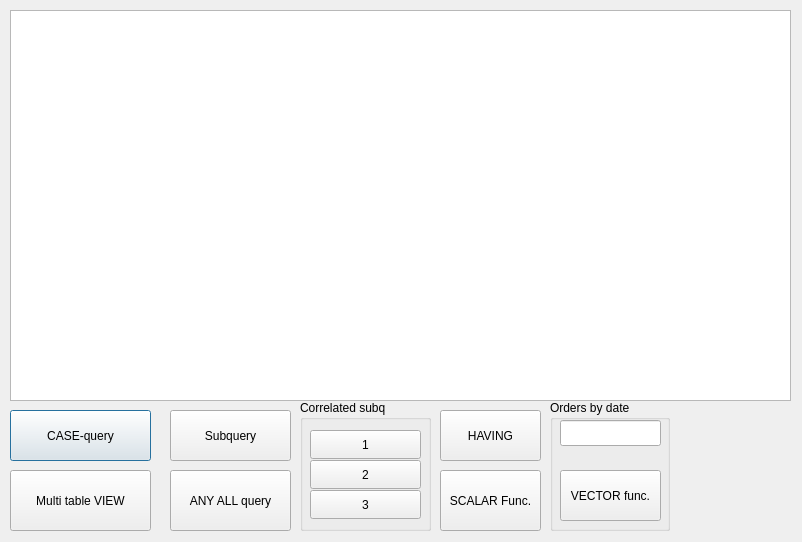
<?xml version="1.0" encoding="UTF-8"?>
<ui version="4.0">
 <class>QueryWindow</class>
 <widget class="QDialog" name="QueryWindow">
  <property name="geometry">
   <rect>
    <x>0</x>
    <y>0</y>
    <width>802</width>
    <height>542</height>
   </rect>
  </property>
  <property name="windowTitle">
   <string>Dialog</string>
  </property>
  <widget class="QTableView" name="tableView">
   <property name="geometry">
    <rect>
     <x>10</x>
     <y>10</y>
     <width>781</width>
     <height>391</height>
    </rect>
   </property>
  </widget>
  <widget class="QPushButton" name="pushButton_queryCASE">
   <property name="geometry">
    <rect>
     <x>10</x>
     <y>410</y>
     <width>141</width>
     <height>51</height>
    </rect>
   </property>
   <property name="text">
    <string>CASE-query</string>
   </property>
  </widget>
  <widget class="QPushButton" name="pushButton">
   <property name="geometry">
    <rect>
     <x>10</x>
     <y>470</y>
     <width>141</width>
     <height>61</height>
    </rect>
   </property>
   <property name="text">
    <string>Multi table VIEW</string>
   </property>
  </widget>
  <widget class="QPushButton" name="pushButton_2">
   <property name="geometry">
    <rect>
     <x>170</x>
     <y>410</y>
     <width>121</width>
     <height>51</height>
    </rect>
   </property>
   <property name="text">
    <string>Subquery</string>
   </property>
  </widget>
  <widget class="QGroupBox" name="groupBox">
   <property name="geometry">
    <rect>
     <x>300</x>
     <y>400</y>
     <width>131</width>
     <height>131</height>
    </rect>
   </property>
   <property name="title">
    <string>Correlated subq</string>
   </property>
   <widget class="QPushButton" name="pushButton_corrsubq1">
    <property name="geometry">
     <rect>
      <x>10</x>
      <y>30</y>
      <width>111</width>
      <height>29</height>
     </rect>
    </property>
    <property name="text">
     <string>1</string>
    </property>
   </widget>
   <widget class="QPushButton" name="pushButton_corrsubq2">
    <property name="geometry">
     <rect>
      <x>10</x>
      <y>60</y>
      <width>111</width>
      <height>29</height>
     </rect>
    </property>
    <property name="text">
     <string>2</string>
    </property>
   </widget>
   <widget class="QPushButton" name="pushButton_corrsubq3">
    <property name="geometry">
     <rect>
      <x>10</x>
      <y>90</y>
      <width>111</width>
      <height>29</height>
     </rect>
    </property>
    <property name="text">
     <string>3</string>
    </property>
   </widget>
  </widget>
  <widget class="QPushButton" name="pushButton_anyall">
   <property name="geometry">
    <rect>
     <x>170</x>
     <y>470</y>
     <width>121</width>
     <height>61</height>
    </rect>
   </property>
   <property name="text">
    <string>ANY ALL query</string>
   </property>
  </widget>
  <widget class="QPushButton" name="pushButton_queryHaving">
   <property name="geometry">
    <rect>
     <x>440</x>
     <y>410</y>
     <width>101</width>
     <height>51</height>
    </rect>
   </property>
   <property name="text">
    <string>HAVING</string>
   </property>
  </widget>
  <widget class="QPushButton" name="pushButton_queryScalar">
   <property name="geometry">
    <rect>
     <x>440</x>
     <y>470</y>
     <width>101</width>
     <height>61</height>
    </rect>
   </property>
   <property name="text">
    <string>SCALAR Func.</string>
   </property>
  </widget>
  <widget class="QGroupBox" name="groupBox_2">
   <property name="geometry">
    <rect>
     <x>550</x>
     <y>400</y>
     <width>120</width>
     <height>131</height>
    </rect>
   </property>
   <property name="title">
    <string>Orders by date</string>
   </property>
   <widget class="QLineEdit" name="lineEdit_date">
    <property name="geometry">
     <rect>
      <x>10</x>
      <y>20</y>
      <width>101</width>
      <height>26</height>
     </rect>
    </property>
   </widget>
   <widget class="QPushButton" name="pushButton_queryVector">
    <property name="geometry">
     <rect>
      <x>10</x>
      <y>70</y>
      <width>101</width>
      <height>51</height>
     </rect>
    </property>
    <property name="text">
     <string>VECTOR func.</string>
    </property>
   </widget>
  </widget>
 </widget>
 <resources/>
 <connections/>
</ui>
